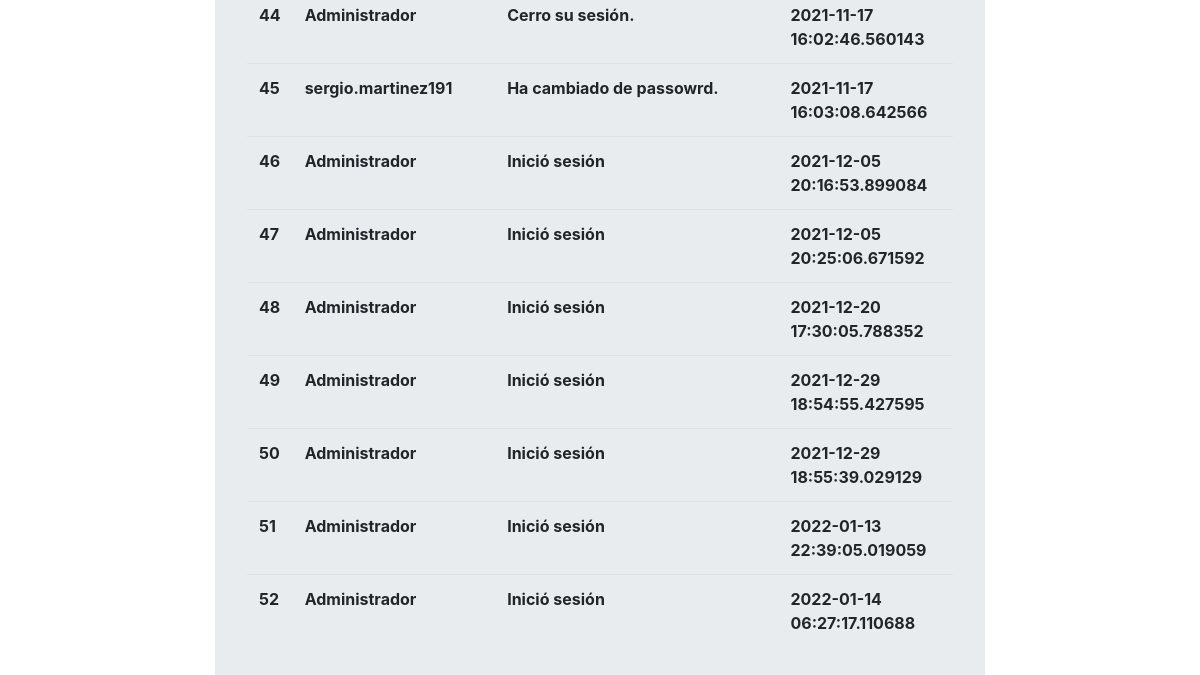
The app's page /log (signed in, lower part), older data.
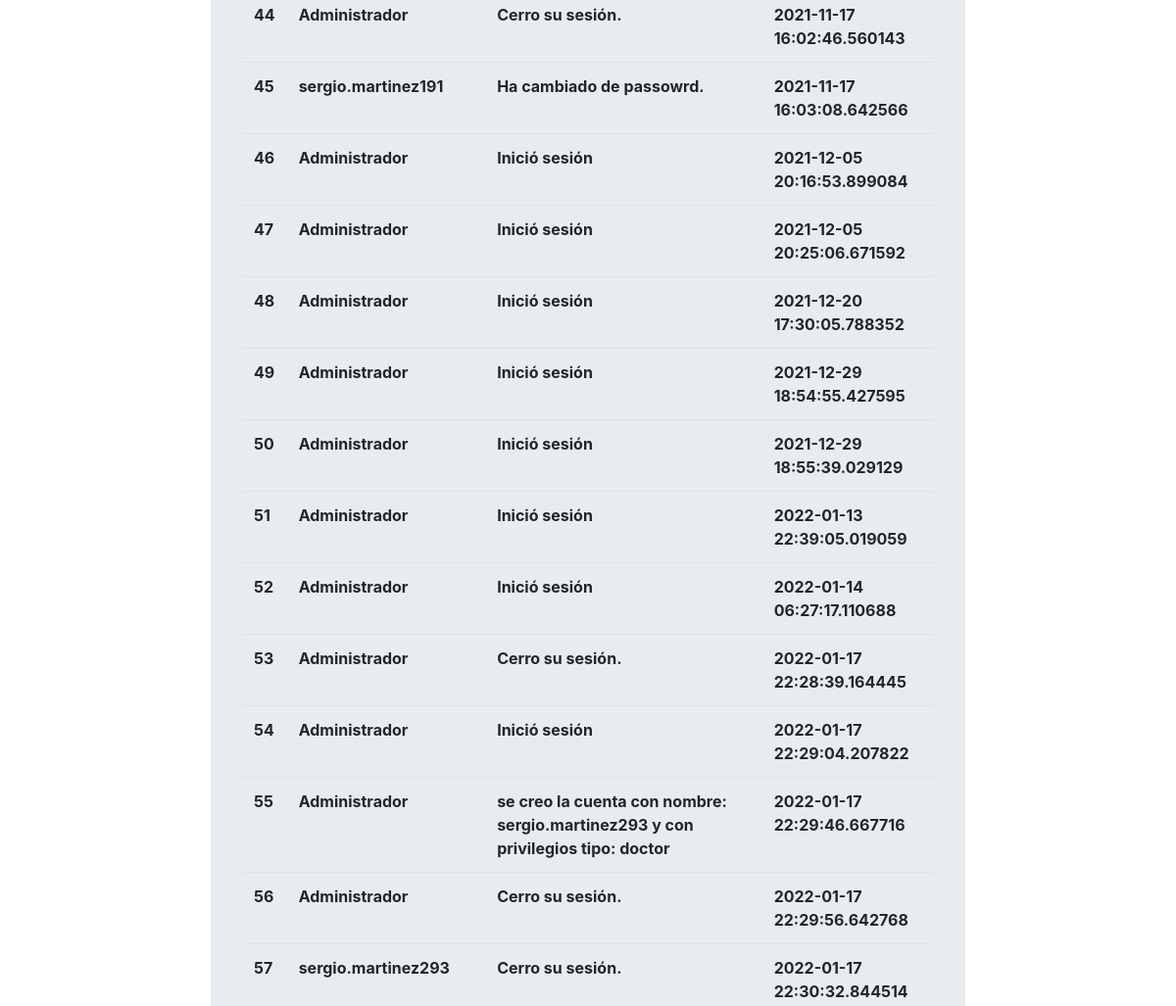
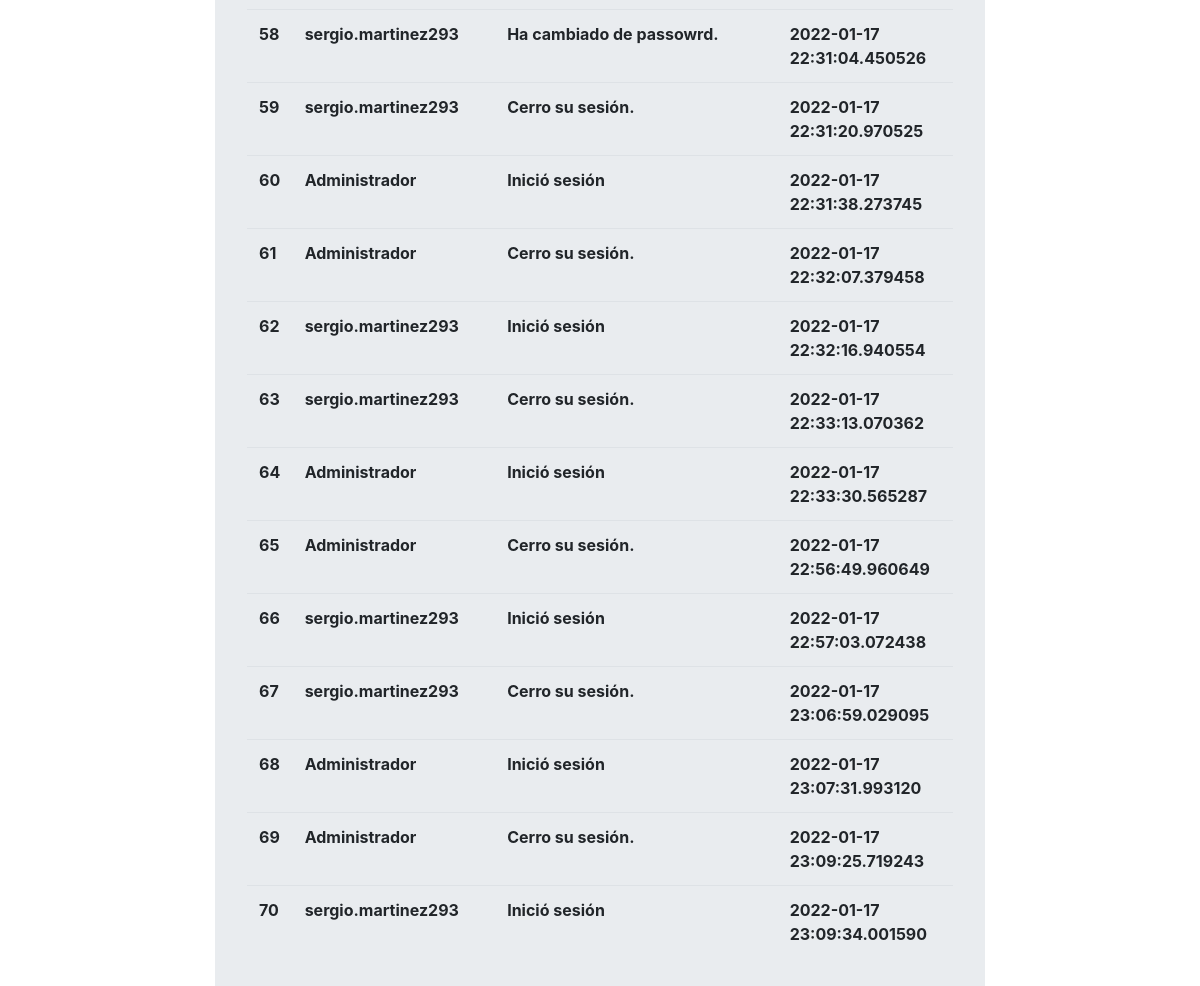
The same page, newer data (2 pictures, top to bottom).
### main.py (models this page shows)
class Log(db.Model,UserMixin):
    id = db.Column(db.Integer, primary_key=True)
    user = db.Column(db.String(30),unique=False,nullable=False)
    user_action = db.Column(db.String(200),unique=False,nullable=False)
    log_date = db.Column(db.DateTime, default=datetime.datetime.utcnow)

### main.py (the view)
@app.route('/log',methods=['GET','POST'])
@login_required
def log():
    if current_user.username == "Administrador":
        logs = Log.query.limit(100).all()
        return render_template('log.html',logs=logs)

### main.py (called while the page is built)
@login_manager.user_loader
def load_user(user_id):
    return User.query.get(int(user_id))

### templates/log.html (shortened to what this page needs)
{% extends "base.html" %}
{% block content %}
<div class="col-2"> </div>
<div class="col-8">
    <div class="jumbotron">
<table class="table">
    <tbody>
        {%for log in logs%}
            <tr>
                <th> {{log.id}}</th>
                <th> {{log.user}}</th>
                <th> {{log.user_action}}</th>
                <th> {{log.log_date}}</th>
            </tr>
        {%endfor%}
    </tbody>
            <br>
            <br>
        </div>
    </div>
{%endblock%}

Row changes from the older to the newer data that the page shows:
added Log: id "53", user "Administrador", user_action "Cerro su sesión.", log_date "2022-01-17 22:28:39.164445"
added Log: id "54", user "Administrador", user_action "Inició sesión", log_date "2022-01-17 22:29:04.207822"
added Log: id "55", user "Administrador", user_action "se creo la cuenta con nombre: sergio.martinez293 y con privilegios tipo: doctor", log_date "2022-01-17 22:29:46.667716"
added Log: id "56", user "Administrador", user_action "Cerro su sesión.", log_date "2022-01-17 22:29:56.642768"
added Log: id "57", user "sergio.martinez293", user_action "Cerro su sesión.", log_date "2022-01-17 22:30:32.844514"
added Log: id "58", user "sergio.martinez293", user_action "Ha cambiado de passowrd.", log_date "2022-01-17 22:31:04.450526"
added Log: id "59", user "sergio.martinez293", user_action "Cerro su sesión.", log_date "2022-01-17 22:31:20.970525"
added Log: id "60", user "Administrador", user_action "Inició sesión", log_date "2022-01-17 22:31:38.273745"
added Log: id "61", user "Administrador", user_action "Cerro su sesión.", log_date "2022-01-17 22:32:07.379458"
added Log: id "62", user "sergio.martinez293", user_action "Inició sesión", log_date "2022-01-17 22:32:16.940554"
added Log: id "63", user "sergio.martinez293", user_action "Cerro su sesión.", log_date "2022-01-17 22:33:13.070362"
added Log: id "64", user "Administrador", user_action "Inició sesión", log_date "2022-01-17 22:33:30.565287"
added Log: id "65", user "Administrador", user_action "Cerro su sesión.", log_date "2022-01-17 22:56:49.960649"
added Log: id "66", user "sergio.martinez293", user_action "Inició sesión", log_date "2022-01-17 22:57:03.072438"
added Log: id "67", user "sergio.martinez293", user_action "Cerro su sesión.", log_date "2022-01-17 23:06:59.029095"
added Log: id "68", user "Administrador", user_action "Inició sesión", log_date "2022-01-17 23:07:31.993120"
added Log: id "69", user "Administrador", user_action "Cerro su sesión.", log_date "2022-01-17 23:09:25.719243"
added Log: id "70", user "sergio.martinez293", user_action "Inició sesión", log_date "2022-01-17 23:09:34.001590"
